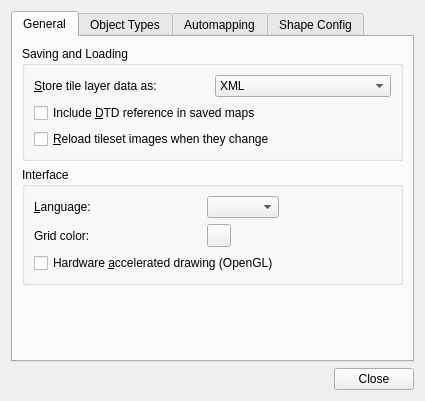
<?xml version="1.0" encoding="UTF-8"?>
<ui version="4.0">
 <class>PreferencesDialog</class>
 <widget class="QDialog" name="PreferencesDialog">
  <property name="geometry">
   <rect>
    <x>0</x>
    <y>0</y>
    <width>462</width>
    <height>392</height>
   </rect>
  </property>
  <property name="windowTitle">
   <string>Preferences</string>
  </property>
  <layout class="QVBoxLayout" name="verticalLayout">
   <property name="sizeConstraint">
    <enum>QLayout::SetFixedSize</enum>
   </property>
   <item>
    <widget class="QTabWidget" name="tabWidget">
     <property name="currentIndex">
      <number>0</number>
     </property>
     <widget class="QWidget" name="tab">
      <attribute name="title">
       <string>General</string>
      </attribute>
      <layout class="QVBoxLayout" name="verticalLayout_2">
       <item>
        <widget class="QGroupBox" name="groupBox">
         <property name="title">
          <string>Saving and Loading</string>
         </property>
         <layout class="QGridLayout" name="gridLayout">
          <item row="0" column="0">
           <widget class="QLabel" name="label">
            <property name="text">
             <string>&amp;Store tile layer data as:</string>
            </property>
            <property name="buddy">
             <cstring>layerDataCombo</cstring>
            </property>
           </widget>
          </item>
          <item row="0" column="1">
           <widget class="QComboBox" name="layerDataCombo">
            <item>
             <property name="text">
              <string>XML</string>
             </property>
            </item>
            <item>
             <property name="text">
              <string>Base64 (uncompressed)</string>
             </property>
            </item>
            <item>
             <property name="text">
              <string>Base64 (gzip compressed)</string>
             </property>
            </item>
            <item>
             <property name="text">
              <string>Base64 (zlib compressed)</string>
             </property>
            </item>
            <item>
             <property name="text">
              <string>CSV</string>
             </property>
            </item>
           </widget>
          </item>
          <item row="2" column="0" colspan="2">
           <widget class="QCheckBox" name="reloadTilesetImages">
            <property name="text">
             <string>&amp;Reload tileset images when they change</string>
            </property>
           </widget>
          </item>
          <item row="1" column="0" colspan="2">
           <widget class="QCheckBox" name="enableDtd">
            <property name="toolTip">
             <string>Not enabled by default since a reference to an external DTD is known to cause problems with some XML parsers.</string>
            </property>
            <property name="text">
             <string>Include &amp;DTD reference in saved maps</string>
            </property>
           </widget>
          </item>
         </layout>
        </widget>
       </item>
       <item>
        <widget class="QGroupBox" name="groupBox_2">
         <property name="title">
          <string>Interface</string>
         </property>
         <layout class="QGridLayout" name="gridLayout_2">
          <item row="3" column="0" colspan="4">
           <widget class="QCheckBox" name="openGL">
            <property name="text">
             <string>Hardware &amp;accelerated drawing (OpenGL)</string>
            </property>
           </widget>
          </item>
          <item row="0" column="0">
           <widget class="QLabel" name="label_2">
            <property name="text">
             <string>&amp;Language:</string>
            </property>
            <property name="buddy">
             <cstring>languageCombo</cstring>
            </property>
           </widget>
          </item>
          <item row="2" column="0">
           <widget class="QLabel" name="label_3">
            <property name="text">
             <string>Grid color:</string>
            </property>
           </widget>
          </item>
          <item row="2" column="3">
           <widget class="Tiled::Internal::ColorButton" name="gridColor"/>
          </item>
          <item row="0" column="4">
           <spacer name="horizontalSpacer_2">
            <property name="orientation">
             <enum>Qt::Horizontal</enum>
            </property>
            <property name="sizeHint" stdset="0">
             <size>
              <width>0</width>
              <height>20</height>
             </size>
            </property>
           </spacer>
          </item>
          <item row="0" column="3">
           <widget class="QComboBox" name="languageCombo"/>
          </item>
         </layout>
        </widget>
       </item>
       <item>
        <spacer name="verticalSpacer">
         <property name="orientation">
          <enum>Qt::Vertical</enum>
         </property>
         <property name="sizeHint" stdset="0">
          <size>
           <width>381</width>
           <height>1</height>
          </size>
         </property>
        </spacer>
       </item>
      </layout>
     </widget>
     <widget class="QWidget" name="tab_2">
      <attribute name="title">
       <string>Object Types</string>
      </attribute>
      <layout class="QVBoxLayout" name="verticalLayout_3">
       <item>
        <widget class="QGroupBox" name="groupBox_3">
         <property name="title">
          <string>Object Types</string>
         </property>
         <layout class="QVBoxLayout" name="verticalLayout_4">
          <item>
           <widget class="QTableView" name="objectTypesTable">
            <property name="selectionBehavior">
             <enum>QAbstractItemView::SelectRows</enum>
            </property>
            <property name="verticalScrollMode">
             <enum>QAbstractItemView::ScrollPerPixel</enum>
            </property>
            <property name="wordWrap">
             <bool>false</bool>
            </property>
            <attribute name="horizontalHeaderHighlightSections">
             <bool>false</bool>
            </attribute>
            <attribute name="verticalHeaderVisible">
             <bool>false</bool>
            </attribute>
            <attribute name="verticalHeaderHighlightSections">
             <bool>false</bool>
            </attribute>
           </widget>
          </item>
          <item>
           <layout class="QHBoxLayout" name="horizontalLayout">
            <item>
             <widget class="QToolButton" name="addObjectTypeButton">
              <property name="toolTip">
               <string>Add Object Type</string>
              </property>
              <property name="text">
               <string>Add</string>
              </property>
              <property name="icon">
               <iconset resource="tiled.qrc">
                <normaloff>:/images/22x22/add.png</normaloff>:/images/22x22/add.png</iconset>
              </property>
              <property name="autoRaise">
               <bool>true</bool>
              </property>
             </widget>
            </item>
            <item>
             <widget class="QToolButton" name="removeObjectTypeButton">
              <property name="enabled">
               <bool>false</bool>
              </property>
              <property name="toolTip">
               <string>Remove Selected Object Types</string>
              </property>
              <property name="text">
               <string>Remove</string>
              </property>
              <property name="icon">
               <iconset resource="tiled.qrc">
                <normaloff>:/images/22x22/remove.png</normaloff>:/images/22x22/remove.png</iconset>
              </property>
              <property name="autoRaise">
               <bool>true</bool>
              </property>
             </widget>
            </item>
            <item>
             <spacer name="horizontalSpacer">
              <property name="orientation">
               <enum>Qt::Horizontal</enum>
              </property>
              <property name="sizeHint" stdset="0">
               <size>
                <width>40</width>
                <height>20</height>
               </size>
              </property>
             </spacer>
            </item>
            <item>
             <widget class="QPushButton" name="importObjectTypesButton">
              <property name="sizePolicy">
               <sizepolicy hsizetype="Minimum" vsizetype="Minimum">
                <horstretch>0</horstretch>
                <verstretch>0</verstretch>
               </sizepolicy>
              </property>
              <property name="text">
               <string>Import...</string>
              </property>
             </widget>
            </item>
            <item>
             <widget class="QPushButton" name="exportObjectTypesButton">
              <property name="sizePolicy">
               <sizepolicy hsizetype="Fixed" vsizetype="Minimum">
                <horstretch>0</horstretch>
                <verstretch>0</verstretch>
               </sizepolicy>
              </property>
              <property name="text">
               <string>Export...</string>
              </property>
             </widget>
            </item>
           </layout>
          </item>
         </layout>
        </widget>
       </item>
      </layout>
     </widget>
     <widget class="QWidget" name="tab_3">
      <attribute name="title">
       <string>Automapping</string>
      </attribute>
      <widget class="QCheckBox" name="autoMapWhileDrawing">
       <property name="geometry">
        <rect>
         <x>10</x>
         <y>20</y>
         <width>391</width>
         <height>22</height>
        </rect>
       </property>
       <property name="text">
        <string>Use Automapping, when drawing into layers</string>
       </property>
      </widget>
     </widget>
     <widget class="QWidget" name="tab_4">
      <attribute name="title">
       <string>Shape Config</string>
      </attribute>
      <layout class="QVBoxLayout" name="verticalLayout_5">
       <item>
        <widget class="QGroupBox" name="groupBox_4">
         <property name="title">
          <string>Labels</string>
         </property>
         <layout class="QGridLayout" name="gridLayout_3">
          <item row="0" column="0">
           <widget class="QCheckBox" name="nameLabels">
            <property name="text">
             <string>Show name labels</string>
            </property>
           </widget>
          </item>
         </layout>
        </widget>
       </item>
       <item>
        <spacer name="verticalSpacer_2">
         <property name="orientation">
          <enum>Qt::Vertical</enum>
         </property>
         <property name="sizeHint" stdset="0">
          <size>
           <width>381</width>
           <height>242</height>
          </size>
         </property>
        </spacer>
       </item>
      </layout>
     </widget>
    </widget>
   </item>
   <item>
    <widget class="QDialogButtonBox" name="buttonBox">
     <property name="orientation">
      <enum>Qt::Horizontal</enum>
     </property>
     <property name="standardButtons">
      <set>QDialogButtonBox::Close</set>
     </property>
    </widget>
   </item>
  </layout>
 </widget>
 <customwidgets>
  <customwidget>
   <class>Tiled::Internal::ColorButton</class>
   <extends>QToolButton</extends>
   <header location="global">colorbutton.h</header>
  </customwidget>
 </customwidgets>
 <tabstops>
  <tabstop>tabWidget</tabstop>
  <tabstop>layerDataCombo</tabstop>
  <tabstop>enableDtd</tabstop>
  <tabstop>reloadTilesetImages</tabstop>
  <tabstop>languageCombo</tabstop>
  <tabstop>gridColor</tabstop>
  <tabstop>openGL</tabstop>
  <tabstop>objectTypesTable</tabstop>
  <tabstop>addObjectTypeButton</tabstop>
  <tabstop>removeObjectTypeButton</tabstop>
  <tabstop>importObjectTypesButton</tabstop>
  <tabstop>exportObjectTypesButton</tabstop>
  <tabstop>autoMapWhileDrawing</tabstop>
  <tabstop>buttonBox</tabstop>
 </tabstops>
 <resources>
  <include location="tiled.qrc"/>
 </resources>
 <connections>
  <connection>
   <sender>buttonBox</sender>
   <signal>rejected()</signal>
   <receiver>PreferencesDialog</receiver>
   <slot>reject()</slot>
   <hints>
    <hint type="sourcelabel">
     <x>304</x>
     <y>303</y>
    </hint>
    <hint type="destinationlabel">
     <x>315</x>
     <y>312</y>
    </hint>
   </hints>
  </connection>
 </connections>
</ui>
